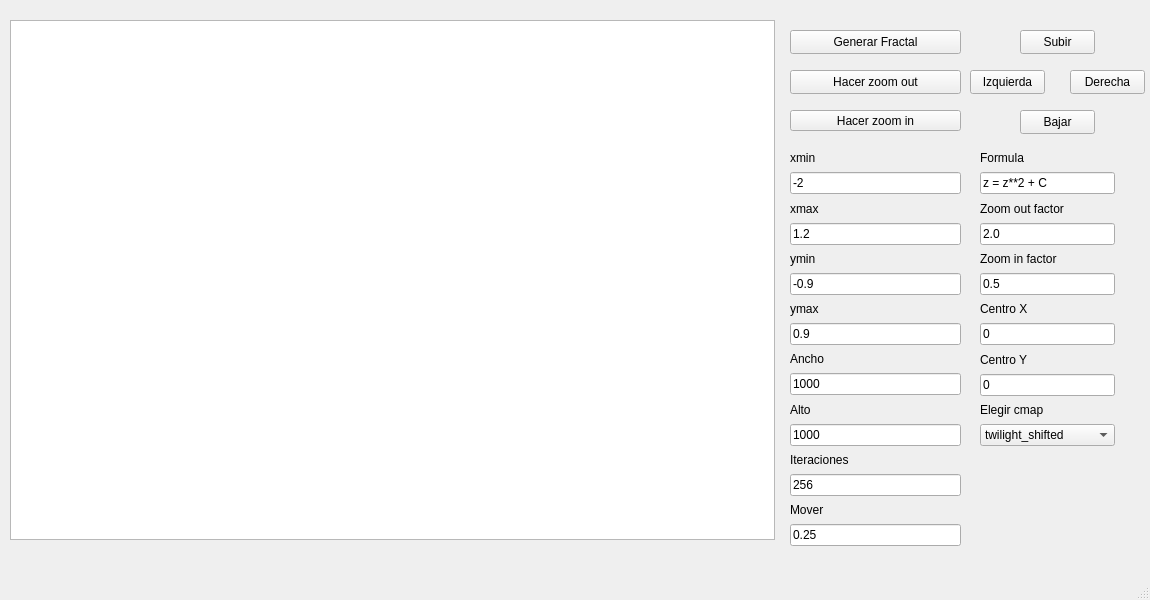
<?xml version="1.0" encoding="UTF-8"?>
<ui version="4.0">
 <class>Boundary</class>
 <widget class="QMainWindow" name="Boundary">
  <property name="geometry">
   <rect>
    <x>0</x>
    <y>0</y>
    <width>1150</width>
    <height>600</height>
   </rect>
  </property>
  <property name="windowTitle">
   <string>Boundary</string>
  </property>
  <property name="windowIcon">
   <iconset>
    <normaloff>Iconos/assets2Ftask_01jsfxefnefwvtb960bws6yaa72Fimg_0.png</normaloff>Iconos/assets2Ftask_01jsfxefnefwvtb960bws6yaa72Fimg_0.png</iconset>
  </property>
  <property name="autoFillBackground">
   <bool>false</bool>
  </property>
  <widget class="QWidget" name="centralwidget">
   <widget class="QPushButton" name="boton_hacer_fractal">
    <property name="geometry">
     <rect>
      <x>790</x>
      <y>30</y>
      <width>171</width>
      <height>24</height>
     </rect>
    </property>
    <property name="text">
     <string>Generar Fractal</string>
    </property>
   </widget>
   <widget class="QWidget" name="verticalLayoutWidget">
    <property name="geometry">
     <rect>
      <x>790</x>
      <y>150</y>
      <width>171</width>
      <height>396</height>
     </rect>
    </property>
    <layout class="QVBoxLayout" name="verticalLayout">
     <item>
      <widget class="QLabel" name="xmin_label">
       <property name="text">
        <string>xmin</string>
       </property>
      </widget>
     </item>
     <item>
      <widget class="QLineEdit" name="xmin_entrada">
       <property name="text">
        <string>-2</string>
       </property>
      </widget>
     </item>
     <item>
      <widget class="QLabel" name="xmax_label">
       <property name="text">
        <string>xmax</string>
       </property>
      </widget>
     </item>
     <item>
      <widget class="QLineEdit" name="xmax_entrada">
       <property name="text">
        <string>1.2</string>
       </property>
      </widget>
     </item>
     <item>
      <widget class="QLabel" name="ymin_label">
       <property name="text">
        <string>ymin</string>
       </property>
      </widget>
     </item>
     <item>
      <widget class="QLineEdit" name="ymin_entrada">
       <property name="text">
        <string>-0.9</string>
       </property>
      </widget>
     </item>
     <item>
      <widget class="QLabel" name="ymax_label">
       <property name="text">
        <string>ymax</string>
       </property>
      </widget>
     </item>
     <item>
      <widget class="QLineEdit" name="ymax_entrada">
       <property name="text">
        <string>0.9</string>
       </property>
      </widget>
     </item>
     <item>
      <widget class="QLabel" name="width_label">
       <property name="text">
        <string>Ancho</string>
       </property>
      </widget>
     </item>
     <item>
      <widget class="QLineEdit" name="width_entrada">
       <property name="text">
        <string>1000</string>
       </property>
      </widget>
     </item>
     <item>
      <widget class="QLabel" name="high_label">
       <property name="text">
        <string>Alto</string>
       </property>
      </widget>
     </item>
     <item>
      <widget class="QLineEdit" name="high_entrada">
       <property name="text">
        <string>1000</string>
       </property>
      </widget>
     </item>
     <item>
      <widget class="QLabel" name="max_iter_label">
       <property name="text">
        <string>Iteraciones</string>
       </property>
      </widget>
     </item>
     <item>
      <widget class="QLineEdit" name="max_iter_entrada">
       <property name="text">
        <string>256</string>
       </property>
      </widget>
     </item>
     <item>
      <widget class="QLabel" name="mover_label">
       <property name="text">
        <string>Mover </string>
       </property>
      </widget>
     </item>
     <item>
      <widget class="QLineEdit" name="mover_entrada">
       <property name="text">
        <string>0.25</string>
       </property>
      </widget>
     </item>
    </layout>
   </widget>
   <widget class="QGraphicsView" name="Grafica_mostrar">
    <property name="geometry">
     <rect>
      <x>10</x>
      <y>20</y>
      <width>765</width>
      <height>520</height>
     </rect>
    </property>
   </widget>
   <widget class="QPushButton" name="boton_hacer_zoom_in">
    <property name="geometry">
     <rect>
      <x>790</x>
      <y>110</y>
      <width>171</width>
      <height>21</height>
     </rect>
    </property>
    <property name="text">
     <string>Hacer zoom in</string>
    </property>
   </widget>
   <widget class="QPushButton" name="boton_hacer_zoom_out">
    <property name="geometry">
     <rect>
      <x>790</x>
      <y>70</y>
      <width>171</width>
      <height>24</height>
     </rect>
    </property>
    <property name="text">
     <string>Hacer zoom out</string>
    </property>
   </widget>
   <widget class="QPushButton" name="boton_subir">
    <property name="geometry">
     <rect>
      <x>1020</x>
      <y>30</y>
      <width>75</width>
      <height>24</height>
     </rect>
    </property>
    <property name="text">
     <string>Subir</string>
    </property>
   </widget>
   <widget class="QPushButton" name="boton_derecha">
    <property name="geometry">
     <rect>
      <x>1070</x>
      <y>70</y>
      <width>75</width>
      <height>24</height>
     </rect>
    </property>
    <property name="text">
     <string>Derecha</string>
    </property>
   </widget>
   <widget class="QPushButton" name="boton_izquierda">
    <property name="geometry">
     <rect>
      <x>970</x>
      <y>70</y>
      <width>75</width>
      <height>24</height>
     </rect>
    </property>
    <property name="text">
     <string>Izquierda</string>
    </property>
   </widget>
   <widget class="QPushButton" name="boton_bajar">
    <property name="geometry">
     <rect>
      <x>1020</x>
      <y>110</y>
      <width>75</width>
      <height>24</height>
     </rect>
    </property>
    <property name="text">
     <string>Bajar</string>
    </property>
   </widget>
   <widget class="QWidget" name="layoutWidget">
    <property name="geometry">
     <rect>
      <x>980</x>
      <y>150</y>
      <width>135</width>
      <height>296</height>
     </rect>
    </property>
    <layout class="QVBoxLayout" name="verticalLayout_2">
     <item>
      <widget class="QLabel" name="formula_label">
       <property name="text">
        <string>Formula</string>
       </property>
      </widget>
     </item>
     <item>
      <widget class="QLineEdit" name="formula_entrada">
       <property name="text">
        <string>z = z**2 + C</string>
       </property>
      </widget>
     </item>
     <item>
      <widget class="QLabel" name="zoom_out_factor_label">
       <property name="text">
        <string>Zoom out factor</string>
       </property>
      </widget>
     </item>
     <item>
      <widget class="QLineEdit" name="zoom_out_factor_entrada">
       <property name="text">
        <string>2.0</string>
       </property>
      </widget>
     </item>
     <item>
      <widget class="QLabel" name="zoom_in_factor_label">
       <property name="text">
        <string>Zoom in factor</string>
       </property>
      </widget>
     </item>
     <item>
      <widget class="QLineEdit" name="zoom_in_factor_entrada">
       <property name="text">
        <string>0.5</string>
       </property>
      </widget>
     </item>
     <item>
      <widget class="QLabel" name="centro_x_label">
       <property name="text">
        <string>Centro X</string>
       </property>
      </widget>
     </item>
     <item>
      <widget class="QLineEdit" name="centro_x_entrada">
       <property name="text">
        <string>0</string>
       </property>
      </widget>
     </item>
     <item>
      <widget class="QLabel" name="centro_y_label">
       <property name="text">
        <string>Centro Y</string>
       </property>
      </widget>
     </item>
     <item>
      <widget class="QLineEdit" name="centro_y_entrada">
       <property name="text">
        <string>0</string>
       </property>
      </widget>
     </item>
     <item>
      <widget class="QLabel" name="cmap_label">
       <property name="text">
        <string>Elegir cmap</string>
       </property>
      </widget>
     </item>
     <item>
      <widget class="QComboBox" name="cmap_comboBox">
       <item>
        <property name="text">
         <string>twilight_shifted</string>
        </property>
       </item>
       <item>
        <property name="text">
         <string>twilight</string>
        </property>
       </item>
       <item>
        <property name="text">
         <string>inferno</string>
        </property>
       </item>
       <item>
        <property name="text">
         <string>viridis</string>
        </property>
       </item>
       <item>
        <property name="text">
         <string>plasma</string>
        </property>
       </item>
       <item>
        <property name="text">
         <string>magma</string>
        </property>
       </item>
       <item>
        <property name="text">
         <string>cividis</string>
        </property>
       </item>
      </widget>
     </item>
    </layout>
   </widget>
  </widget>
  <widget class="QMenuBar" name="menubar">
   <property name="geometry">
    <rect>
     <x>0</x>
     <y>0</y>
     <width>1150</width>
     <height>22</height>
    </rect>
   </property>
  </widget>
  <widget class="QStatusBar" name="statusbar"/>
 </widget>
 <resources/>
 <connections/>
</ui>
